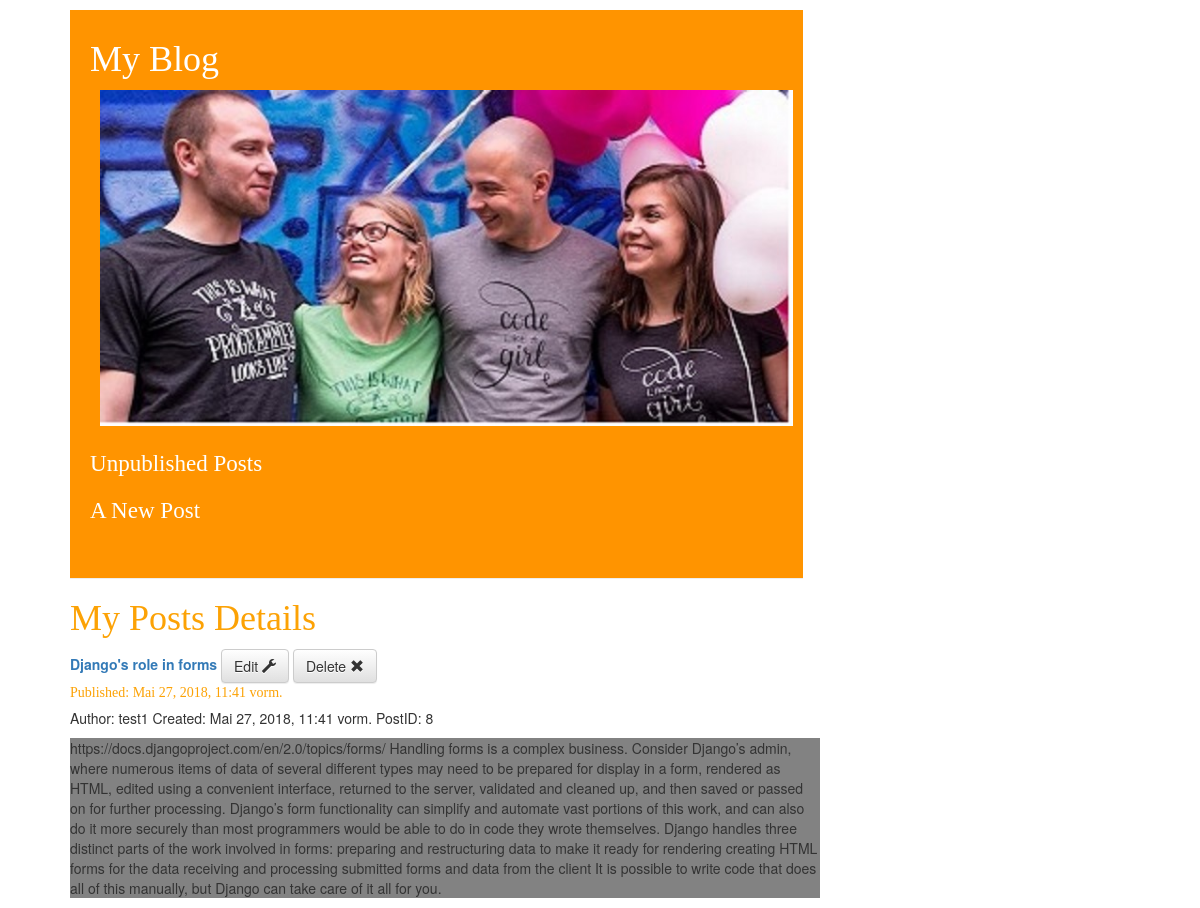
The page /post/8/ on the database as committed earlier.
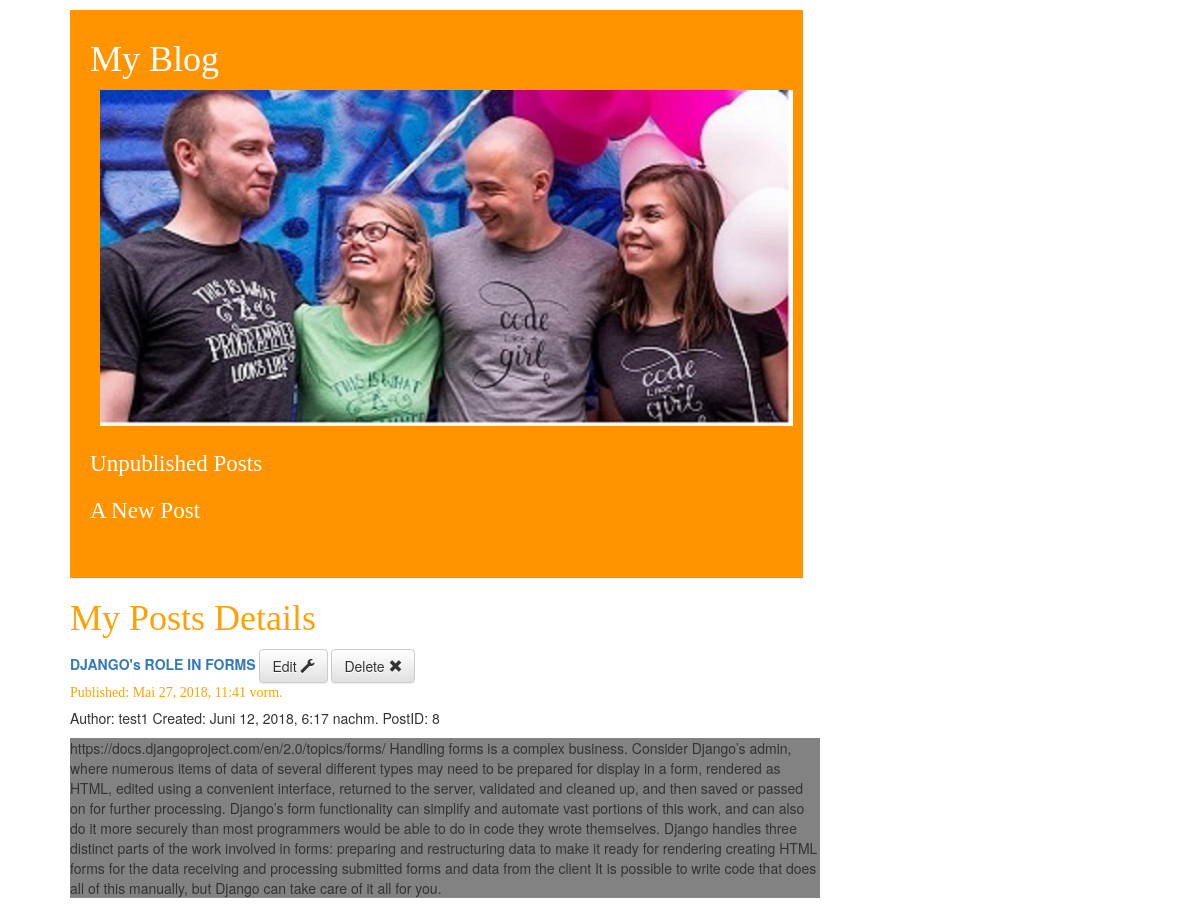
The same page on the database as committed later.
### blog/models.py (models this page shows, shortened)
class Post(models.Model):
    author = models.ForeignKey(Author, on_delete=models.CASCADE)
    title = models.CharField(max_length=500)
    text = models.TextField()
    created_date = models.DateTimeField(
            default=timezone.now)
    published_date = models.DateTimeField(
            blank=True, null=True)

class Author(models.Model):
    full_name = models.CharField(max_length=50)
    def __str__(self):
        return self.full_name   #

### blog/views.py (the view)
# urls.py: url(r'^post/(?P<pk>\d+)/$', views.post_detail, name='post_detail'),
def post_detail(request, pk):
    post = Post.objects.get(pk=pk)
    return render(request, 'blog/post_detail.html', {'post': post})

### blog/templates/blog/post_detail.html
{% extends 'blog/base.html' %}
{% block content %}
  <div>
    <h1>
      <a href="{% url 'post_list' %}">
          My Posts Details
      </a>
    </h1>
  </div>
   <div>
     <a href="{% url 'post_list' %}">
        <b> {{ post.title }} </b>
     </a>
       <a class="btn btn-default" href="{% url 'post_edit' pk=post.pk %}">
          Edit
         <span class="glyphicon glyphicon-wrench"></span>
       </a>
       <a class="btn btn-default" href="{% url 'post_remove' pk=post.pk %}">
          Delete
          <span class="glyphicon glyphicon-remove"></span>
       </a>
     {% if post.published_date %}
         <div class="post">
          Published: {{ post.published_date }}
         </div>
     {% else %}
        <a class="btn btn-default" href={% url 'post_publish' pk=post.pk %}>
           Publish <span class="glyphicon glyphicon-envelope"></span>
        </a>
     {% endif %}
       <p>
         Author: {{ post.author }}
         Created: {{ post.created_date }}
         PostID: {{ post.id}}
       </p>
       <p class="post_text">
          {{ post.text }}
        </p>
    </div>
{% endblock %}

Rows that differ between the two databases and show on the page:
changed Post "test1": title "Django's role in forms" → "DJANGO's ROLE IN FORMS"; created_date "Mai 27, 2018, 11:41 vorm." → "Juni 12, 2018, 6:17 nachm."
